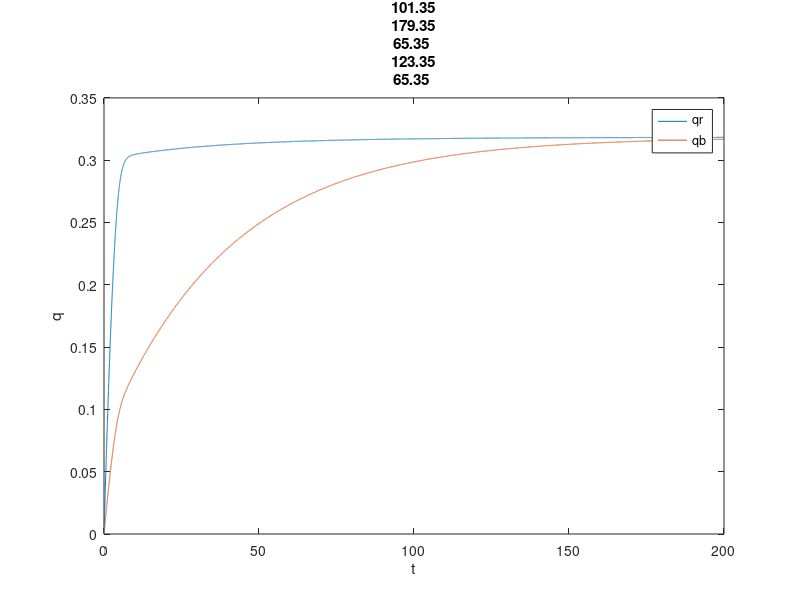
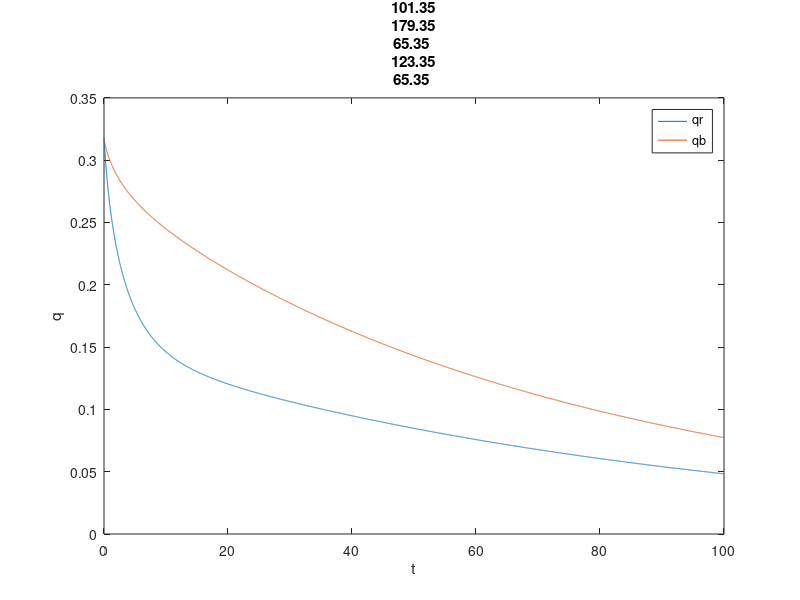
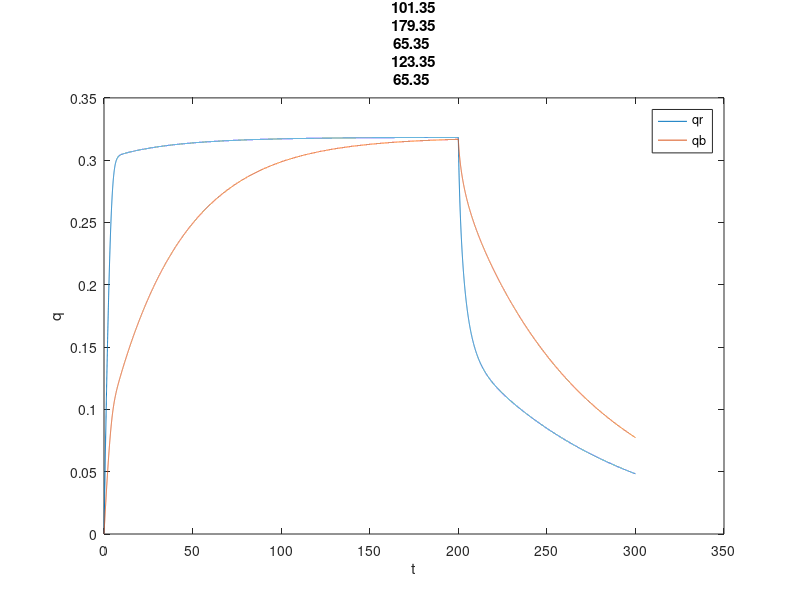
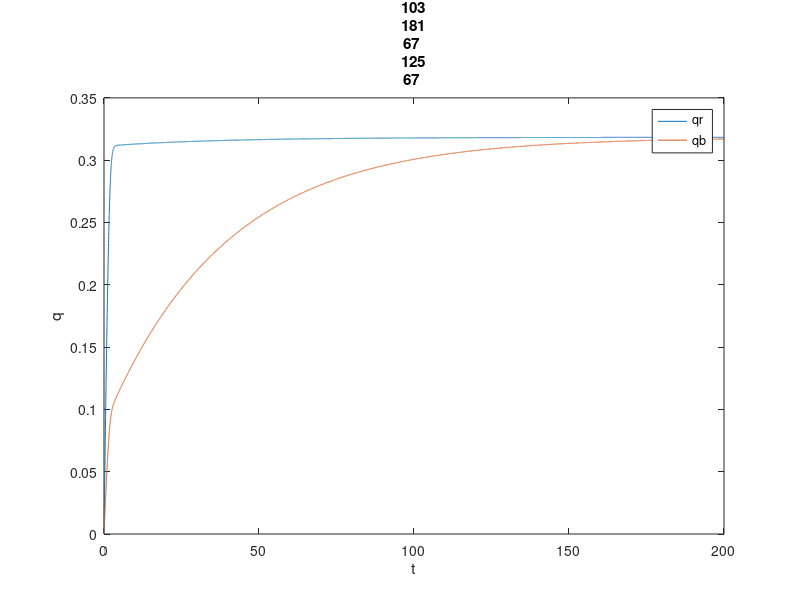

MATLAB code for these plots, in order:
%Solution of the equations for an AC grain (local problem)
%Explicit method (forward Euler)
% 1) Run the code and analyze the plots
% 2) Solve also the unloading problem: load for 200s, and unload (c_ext=0)
% for 100s

%BAX 1500
epse = 0.37; epsp = 0.8; rhoS = 2.22e6; K = 3.e-3; qm = 0.4; %Porosity constants, Laumuir's isoterm constants.
Dp=[1.e-8]; %Difusion intraparticular
B=[1.35, 3];  %The constant related to the boundary condition (B.C) mass transfer. (small B, absorb slowly, big B, faster absortion)
R=0.002; %Radius of the bullet.



L=@(q) q./(K*(qm-q)); %Laumir's isoterm.
dL=@(q) qm./(K*(qm-q).^2);


k = 1;
for i = 1:length(Dp)
    for j = 1:length(B)

        c_ext = 1300; %Exterior concentration
        Tfinal = 200;
        dt = 0.01;  
        nOfTimeSteps = round(Tfinal/dt);

        alpha = Dp(i)*B(j)/R;
        beta=35*Dp(i)/(R^2);
        qb=zeros(nOfTimeSteps+1,1);
        qR=qb;
        
        %Loop for time steps
        for n=1:nOfTimeSteps
            cmL=c_ext-L(qR(n));
            qb(n+1)=qb(n)+dt*3*alpha*cmL;
            qR(n+1)=qR(n)+dt*(beta*(qb(n)-qR(n))+10*alpha*cmL);
        end

        ts = [0:nOfTimeSteps]*dt;
        figure(k)
        plot(ts,[qR,qb],'-'), legend('qr','qb'),xlabel('t'), ylabel('q'),title("Dp = " + Dp(i) + " B = " + B(j))
        
        Tfinal = 100;
        dt = 0.01;
        nOfTimeStepsUnloading = round(Tfinal/dt);
        qbLoading=qb; qRLoading=qR;
        qbU = zeros(nOfTimeStepsUnloading+1,1); qRU = qbU;
        qbU(1) = qbLoading(end); qRU(1) = qRLoading(end);
        c_ext = 0;
        
        %Loop for time steps
        for n=1:nOfTimeStepsUnloading
            cmL=c_ext-L(qRU(n));
            qbU(n+1)=qbU(n)+dt*3*alpha*cmL;
            qRU(n+1)=qRU(n)+dt*(beta*(qbU(n)-qRU(n))+10*alpha*cmL);
        end
        
        
        ts = [0:nOfTimeStepsUnloading]*dt;
        figure(k+1)
        plot(ts,[qRU,qbU],'-'), legend('qr','qb'),xlabel('t'), ylabel('q'),title("Dp = " + Dp(i) + " B = " + B(j))
        
        ts = [0:nOfTimeSteps + nOfTimeStepsUnloading+1]*dt;
        figure(k+2)
        qRT = [qRLoading;qRU];
        qbT = [qbLoading;qbU];
        plot(ts,[qRT,qbT],'-'), legend('qr', 'qb'),xlabel('t'), ylabel('q'), title("Dp = " + Dp(i) + " B = " + B(j))
        k = k+3;

    end
end

% sigma = ( ((1-epse)/epse)*3*Dp*B/R )*((1-epsp)*rhoS-epsp*dL(qb));
% figure(2)
% plot(ts(2:end),sigma(2:end)), ylabel('sigma'), xlabel('t')
% 
